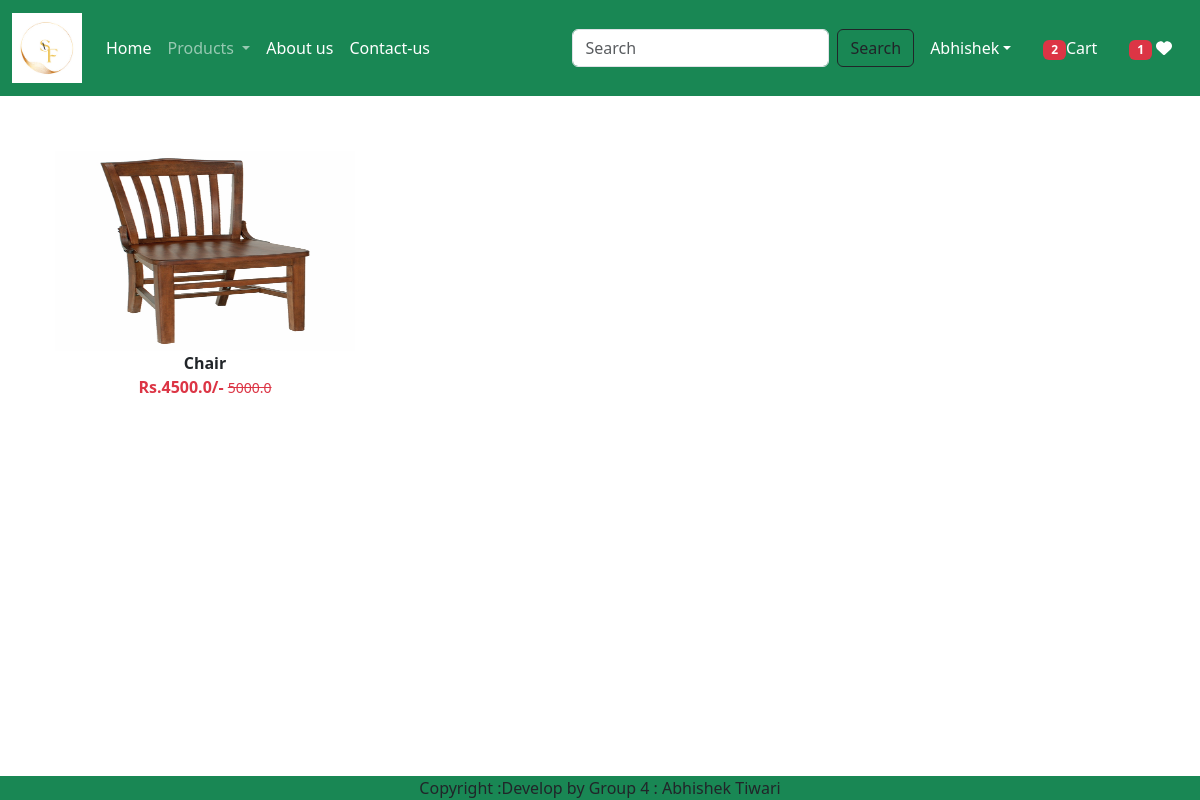
Screenshot of /wishlist/ (signed in) with the database file from the repository.
### app/models.py (models this page shows, shortened)
class Wishlist(models.Model):
    user = models.ForeignKey(User,on_delete=models.CASCADE)
    product = models.ForeignKey(Product,on_delete=models.CASCADE)

class Product(models.Model):
    title = models.CharField(max_length=100)
    selling_price = models.FloatField()
    discounted_price =  models.FloatField()
    discription = models.TextField()
    composition = models.TimeField(default='')
    prodapp = models.TextField(default='')
    category = models.CharField(choices=CATEGORY_CHOICES, max_length=2)
    product_image = models.ImageField(upload_to='product')

### app/views.py (the view)
# urls.py: path('wishlist/', views.show_wishlist,name='showwishlist'),
@login_required
def show_wishlist(request):
    user = request.user
    totalitem = 0
    wishitem = 0
    if request.user.is_authenticated:
         totalitem = len(Cart.objects.filter(user=request.user))
    wishitem = len(Wishlist.objects.filter(user=request.user))
    product = Wishlist.objects.filter(user=user)
    return  render(request,"app/wishlist.html",locals())

### app/templates/app/wishlist.html (shortened to what this page needs)
{% extends 'app/base.html' %}
{% load  static %}
{% block main-content %}
<div class="container my-5">
    <div class="row">
      <div class="col-sm-8">
        <div class="row">
            {% for prod in product %}
            <div class="col-sm-4 text-center mb-4 hover-shadow">
                <a href="{% url 'product-detail' prod.product.id %}" class="btn">
                    <div>
                        <img src="{{prod.product.product_image.url}}" width="300px" height="200px" />
                        <div class="fw-bold">{{prod.product.title}}</div>
                        <div class="fw-bold text-danger">
                            Rs.{{prod.product.discounted_price}}/-
                            <small class="fw-light text-decoration-line-through">{{prod.product.selling_price}}</small>
                        </div>
                    </div>
                </a>
            </div>
              {% endfor %}
            </div>
        </div>
    </div>
</div>
{% endblock main-content %}

### rows the page displays
Wishlist: product.product_image (picture), product "Chair", product.discounted_price "4500.0", product.selling_price "5000.0"

### other values shown
{{ totalitem }} "2"
{{ wishitem }} "1"
